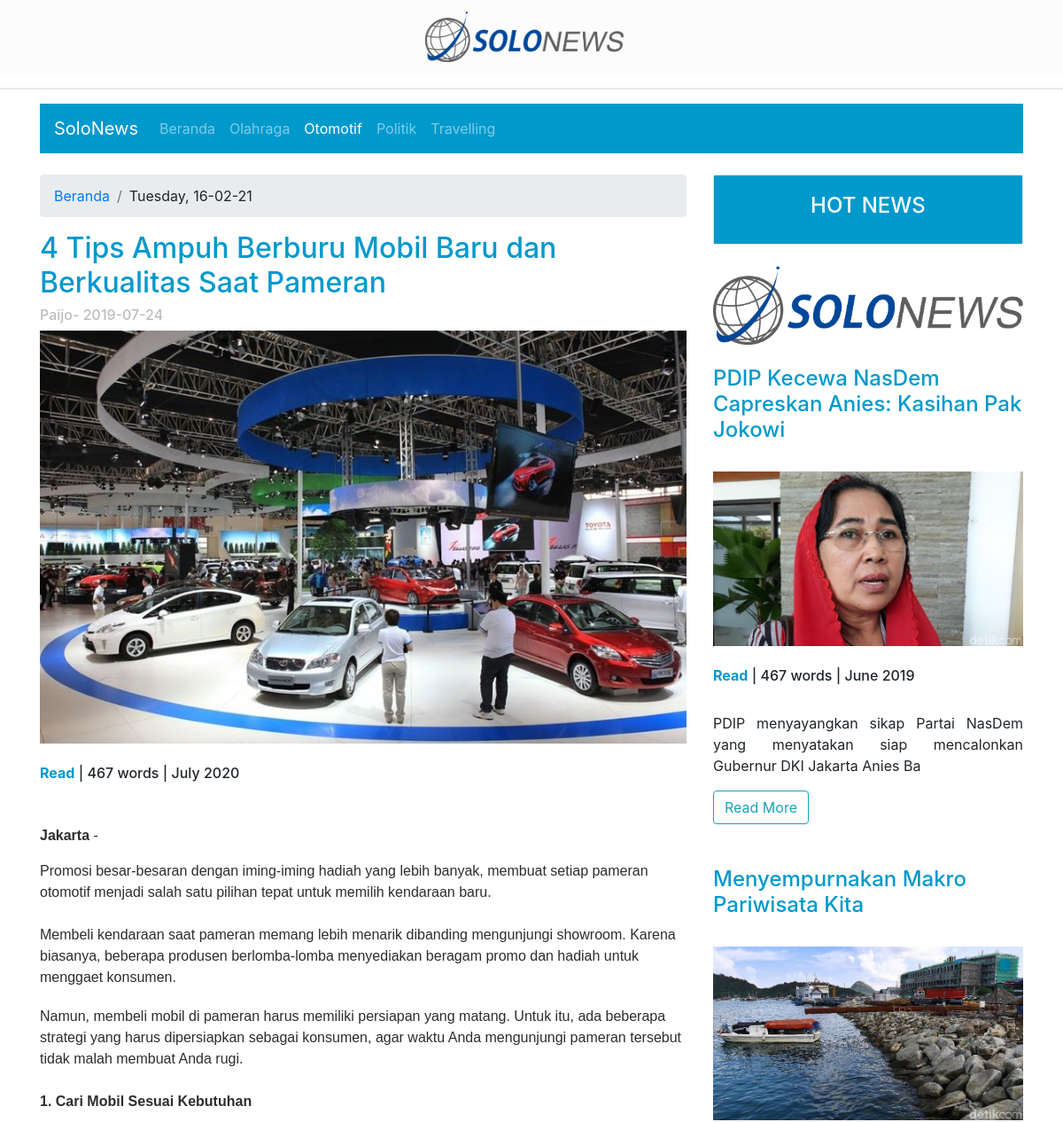
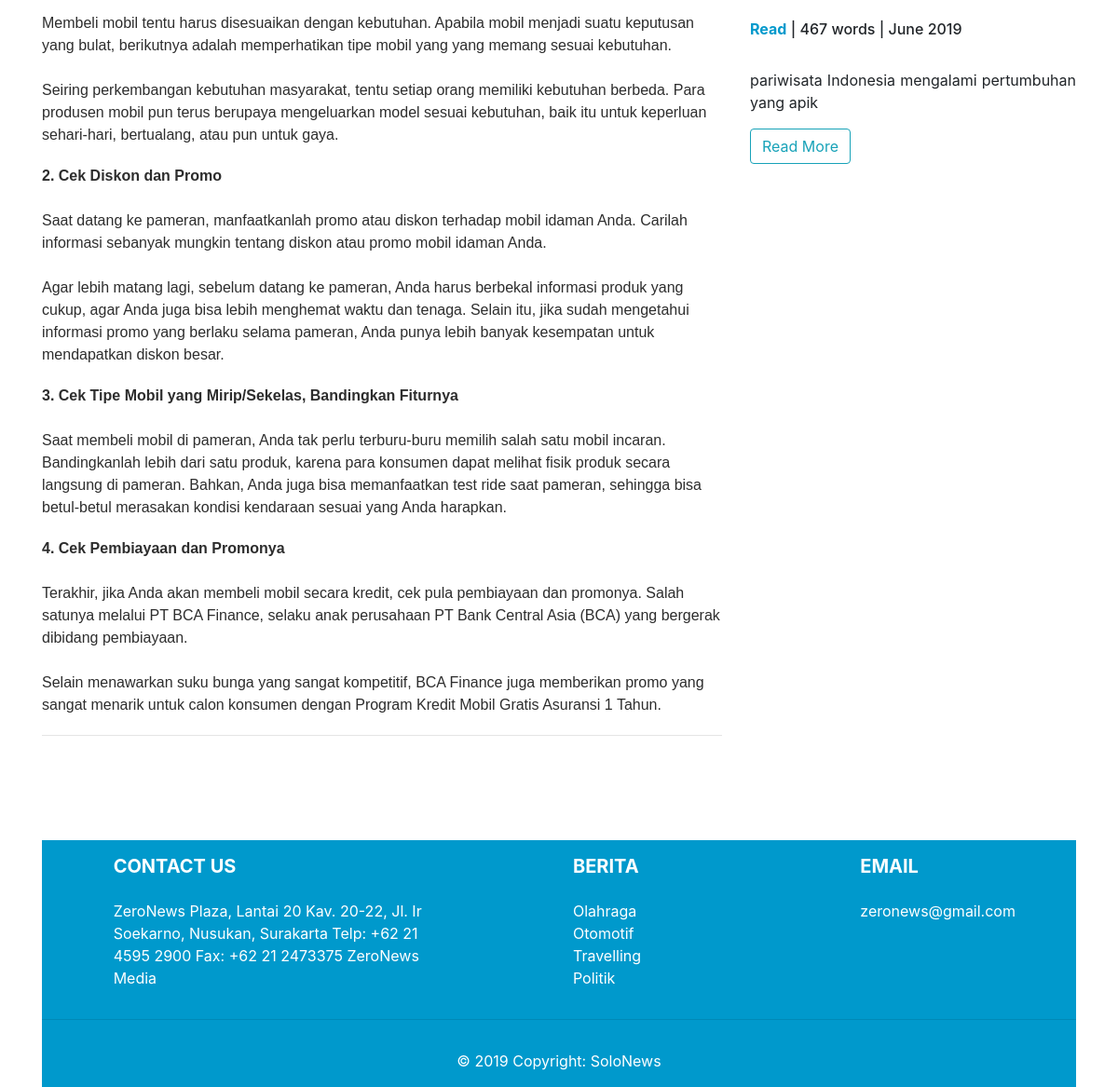
The page /index.php/otomotif on the database its author committed (2 pictures, top to bottom).
### tables this page shows
CREATE TABLE `berita` (
  `id` int(11) NOT NULL,
  `judul` varchar(150) DEFAULT NULL,
  `gambar` varchar(50) NOT NULL,
  `waktu_terbit` date DEFAULT NULL,
  `isi` text DEFAULT NULL,
  `headline` varchar(100) DEFAULT NULL,
  `link` varchar(50) NOT NULL,
  `penulis_id` int(11) NOT NULL,
  `berita_jenis_id` int(11) NOT NULL
);

CREATE TABLE `penulis` (
  `id` int(11) NOT NULL,
  `nama` varchar(100) NOT NULL,
  `telepon` varchar(13) DEFAULT NULL,
  `alamat` varchar(150) DEFAULT NULL,
  `email` varchar(45) DEFAULT NULL
);

### application/controllers/Otomotif.php (called while the page is built, shortened)
<?php
class Otomotif extends CI_Controller{
 function __construct(){
    $this->load->model('ModelOtomotif');
 }
 public function index(){
    $data['berita'] = $this->ModelOtomotif->tampil_data();
    $data['limit'] = $this->ModelOtomotif->tampil_data2();
    $this->load->view('pages/Otomotif',$data);
 }
}
 ?>

### index.php (called while the page is built, shortened)
<?php
require_once BASEPATH.'core/CodeIgniter.php';

### application/models/ModelOtomotif.php (called while the page is built, shortened)
<?php if(!defined('BASEPATH')) exit ('No direct script access allowed');
class ModelOtomotif extends CI_Model {
     public function tampil_data()
     {
          $this->db->where('berita_jenis_id',4);
          return $this->db->from('berita')
          ->join('penulis','penulis.id=berita.penulis_id')
          ->get()
          ->result();
     }
     public function tampil_data2()
     {
          return $this->db->get('berita', 2)->result();
     }
}

### application/views/pages/Otomotif.php (the view, shortened to what this page needs)
<!DOCTYPE html>
<html>
<head>
    <link rel="stylesheet" type="text/css" href="<?php echo base_url()?>assets/bootstrap/css/bootstrap.min.css">
</head>
<body>
<nav class="navbar navbar-default" style="background-color: #fcfcfc;">
  <div class="container-fluid">
    <div class="navbar-header">
      <a class="navbar-brand" href="#">
	  <center>
        <img alt="Brand" src="<?php echo base_url('assets/images/logo.png') ?>" width="20%"></center>
      </a>
    </div>
  </div>
</nav>
<hr style="border: 1px solid #e8eaeb;">
	<div class="container">
		<nav class="navbar navbar-expand-lg navbar-dark" style="background-color: #0099CC; ">
		  <a class="navbar-brand" href="#">SoloNews</a>
		  <div class="collapse navbar-collapse" id="navbarNavDropdown">
		    <ul class="navbar-nav">
		      <li class="nav-item">
		        <a class="nav-link" href="<?php echo base_url(). 'home'?>">Beranda <span class="sr-only">(current)</span></a>
		      </li>
		      <li class="nav-item">
		        <a class="nav-link" href="<?php echo base_url(). 'olahraga'?>">Olahraga</a>
		      </li>
		      <li class="nav-item active">
		        <a class="nav-link" href="<?php echo base_url(). 'otomotif'?>">Otomotif</a>
		      </li>
		      <li class="nav-item">
		        <a class="nav-link" href="<?php echo base_url(). 'politik'?>">Politik</a>
		      </li>
		      <li class="nav-item">
		        <a class="nav-link" href="<?php echo base_url(). 'travelling'?>">Travelling</a>
		      </li>
		    </ul>
		  </div>
		</nav>
		<br>
		<div class="row">
			<div class="col-md-8">
				<nav aria-label="breadcrumb" style="background-color: #ffffff ; ">
					<ol class="breadcrumb">
						<li class="breadcrumb-item active" aria-current="page"><a href="#">Beranda</a></li>
						<li class="breadcrumb-item"><?php echo date('l, d-m-y'); ?></li>
					</ol>
				</nav>
				<div class="berita">
					<?php
							foreach ($berita as $b ) {
						?>
						<h2 style="color: #0099CC; "><?php echo $b->judul ?></h2>
						<h6 style="color: #bdbdbd ;"><?php echo $b->nama ?>- <?php echo $b->waktu_terbit ?></h6>
						<img src="<?php echo base_url('assets/images/'.$b->gambar) ?>" width="100%"><br><br>
						<h6><b style="color:#0099CC; ">Read</b> | 467 words | July 2020</h6><br>
						<p align="justify"><?php echo $b->isi ?></p>
						<hr>
							<br>
					<?php } ?>
				</div>
			</div>
			<div class="col-md-4">
            <div class="card">
			<div class="card-body" style="text-align: center; background-color: #0099CC; color: #ffffff;">
				<h4>HOT NEWS</h4>
			</div>
		</div>
				<div class="berita2">
					<div class="isiBerita">
                        <br>
						<img src="<?php echo base_url('assets/images/logo.png') ?>" width="100%"><br><br>
						<?php
							foreach ($limit as $l ) {
						?>
						<h4 style="color: #0099CC; "><?php echo $l->judul ?></h4><br>
						<img src="<?php echo base_url('assets/images/'.$l->gambar) ?>" width="100%"><br><br>
						<h6><b style="color:#0099CC; ">Read</b> | 467 words | June 2019</h6><br>
						<p align="justify"><?php echo $l->headline ?></p>
						<a href="<?php echo base_url(). ''.$l->link ?>"><button type="button" class="btn btn-outline-info">Read More</button></a> <br><br>
						<br>
		<?php } ?>
		</div>
		</div>
	</div>
	</div>
	<br><br><br>
		<footer class="page-footer font-small stylish" style="background-color: #0099CC; color: #ffffff; ">
		  <div class="container text-center text-md-left">
		    <div class="row">
		      <div class="col-md-4 mx-auto">
		        <h5 class="font-weight-bold text-uppercase mt-3 mb-4">Contact Us</h5>
		        <p>ZeroNews Plaza, Lantai 20 Kav. 20-22, Jl. Ir Soekarno, Nusukan, Surakarta Telp: +62 21 4595 2900 Fax: +62 21 2473375 ZeroNews Media </p>
		      </div>
		      <div class="col-md-2 mx-auto">
		        <h5 class="font-weight-bold text-uppercase mt-3 mb-4">Berita</h5>
		        <ul class="list-unstyled">
		          <li>
		            Olahraga
		          </li>
		          <li>
		           Otomotif
		          </li>
		          <li>
		            Travelling
		          </li>
		          <li>
		            Politik
		          </li>
		        </ul>
		      </div>
		      <div class="col-md-2 mx-auto">
		        <h5 class="font-weight-bold text-uppercase mt-3 mb-4">Email</h5>
		        <ul class="list-unstyled">
		          <li>
		           zeronews@gmail.com
		          </li>
		        </ul>
		      </div>
		    </div>
		  </div>
		  <hr>
		  <div class="footer-copyright text-center py-3">© 2019 Copyright: SoloNews
		  </div>
		</footer>
</div>
</body>
</html>

### rows shown on the page
berita: judul "4 Tips Ampuh Berburu Mobil Baru dan Berkualitas Saat Pameran", penulis.nama "Paijo", waktu_terbit "2019-07-24", gambar (picture), isi "Jakarta - Promosi besar-besaran dengan iming-iming hadiah yang lebih banyak, membuat setiap pameran otomotif menjadi salah satu pilihan tepat untuk memilih kendaraan baru. Membeli kendaraan saat pameran memang lebih menarik dibanding mengunjungi showroom. Karena biasanya, beberapa produsen berlomba-lomba menyediakan beragam promo dan hadiah untuk menggaet konsumen. Namun, membeli mobil di pameran harus memiliki persiapan yang matang. Untuk itu, ada beberapa strategi yang harus dipersiapkan sebagai konsumen, agar waktu Anda mengunjungi pameran tersebut tidak malah membuat Anda rugi. 1. Cari Mobil Sesuai Kebutuhan Membeli mobil tentu harus disesuaikan dengan kebutuhan. Apabila mobil menjadi…"
berita: judul "PDIP Kecewa NasDem Capreskan Anies: Kasihan Pak Jokowi", gambar (picture), headline "PDIP menyayangkan sikap Partai NasDem yang menyatakan siap mencalonkan Gubernur DKI Jakarta Anies Ba"
berita: judul "Menyempurnakan Makro Pariwisata Kita", gambar (picture), headline "pariwisata Indonesia mengalami pertumbuhan yang apik"
